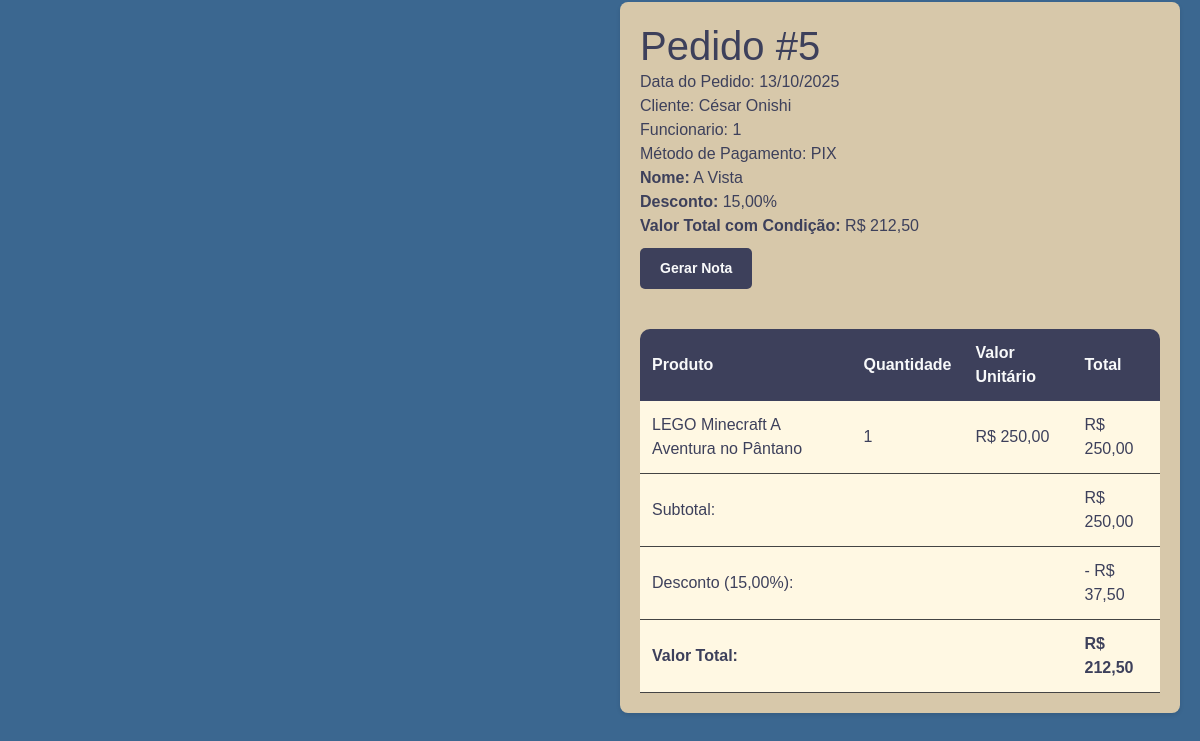
The page /tela/venda/meuspedidos/ (signed in, lower part) on the database as committed earlier.
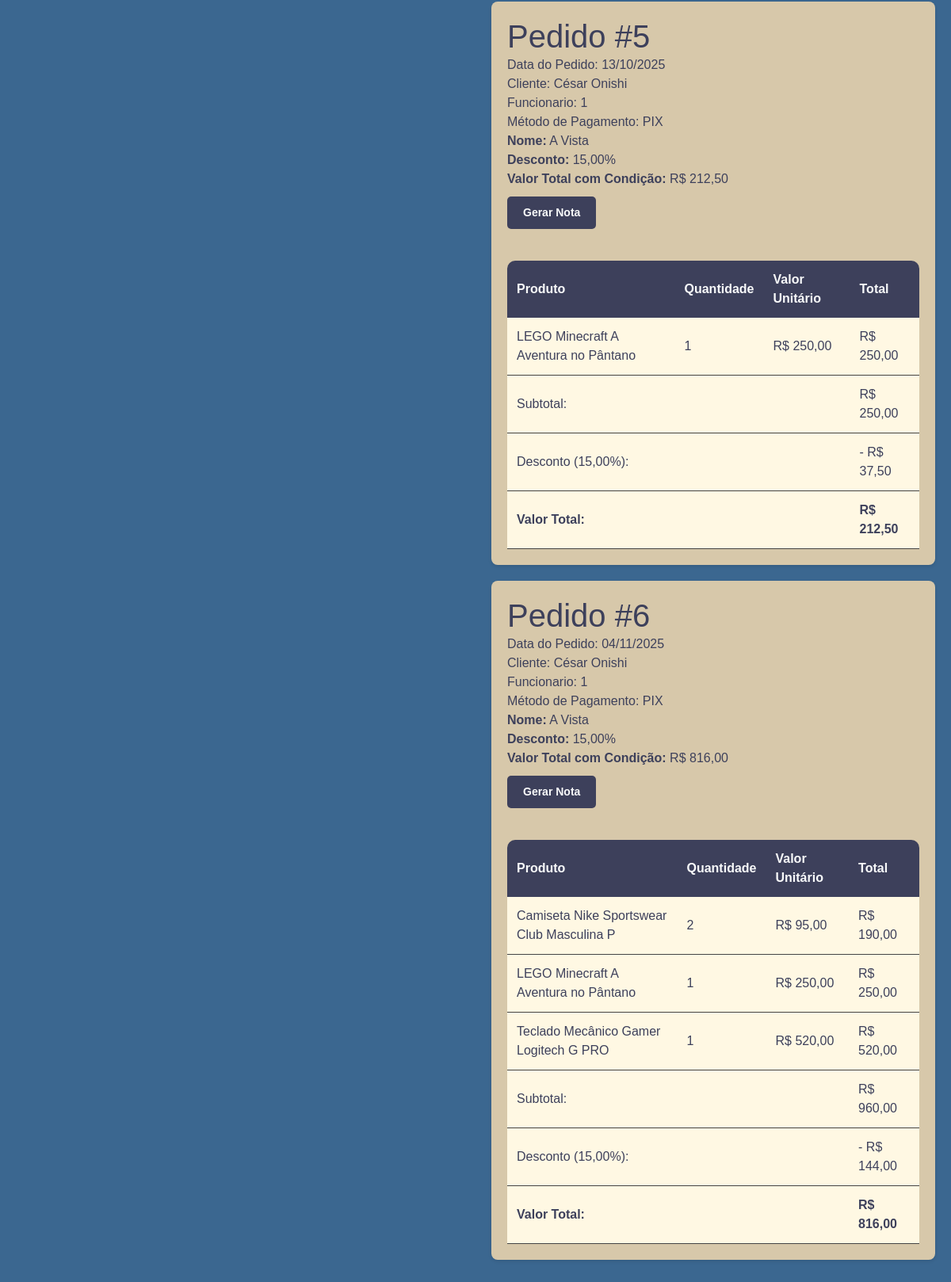
The same page on the database as committed later.
### cliente/models.py (models this page shows, shortened)
class Cliente(models.Model):
    nome = models.CharField(max_length=40)
    cidade = models.CharField(max_length=40)
    estado = models.CharField(max_length=40, null=True, blank=True)
    cpf = models.CharField(max_length=11, unique=True)
    email = models.EmailField(max_length=254, unique=True)
    telefone = models.CharField(max_length=15, blank=True, null=True)
    data_nascimento = models.DateField(blank=True, null=True)
    data_cadastro = models.DateTimeField(auto_now_add=True, blank=True, null=True)
    class Meta:
        db_table = 'cliente_cliente'
        ordering = ['nome']
        verbose_name = "Cliente"
        verbose_name_plural = "Clientes"

### estoque/models.py (models this page shows, shortened)
class Produto(models.Model):
    nome = models.CharField(max_length=40)
    estoque = models.IntegerField(default=0)
    descricao = models.CharField(max_length=255, null=True, blank=True)
    preco = models.DecimalField(max_digits=20, decimal_places=2)
    categoria = models.ForeignKey(Categoria, on_delete=models.SET_NULL, null=True, blank=True, related_name='produtos')
    class Meta:
        ordering = ['nome']
        verbose_name = 'produto'
        verbose_name_plural = 'produtos'

### venda/models.py (models this page shows, shortened)
class Pedido(models.Model):
    nr_pedido = models.IntegerField(null=True, blank=True)
    user_id = models.IntegerField(null=True, blank=True)
    cliente = models.ForeignKey(Cliente, on_delete=models.CASCADE, null=True, blank=True)
    produto = models.ForeignKey(Produto, on_delete=models.CASCADE, null=True, blank=True, db_column='produto_id')
    funcionario = models.ForeignKey(Funcionarios, on_delete=models.SET_NULL, null=True, blank=True)
    quantidade = models.IntegerField(null=True, blank=True)
    valor_unitario = models.DecimalField(max_digits=15, decimal_places=2, blank=True, null=True)
    valor_total = models.DecimalField(max_digits=15, decimal_places=2, blank=True, null=True)
    data_pedido = models.DateField(blank=True, null=True)
    metodo_pagamento = models.CharField(max_length=50, blank=True, null=True)
    parcelas = models.IntegerField(null=True, blank=True, default=1)
    condicao_pagamento = models.ForeignKey(
        'condicaoPagamento.CondicaoPagamento',
        on_delete=models.SET_NULL,
        null=True,
        blank=True
    )
    condicao_nome = models.CharField(max_length=100, blank=True, null=True)
    condicao_tipo = models.CharField(max_length=20, blank=True, null=True)
    condicao_parcelas = models.IntegerField(blank=True, null=True)
    condicao_juros = models.DecimalField(max_digits=5, decimal_places=2, blank=True, null=True)
    condicao_desconto = models.DecimalField(max_digits=5, decimal_places=2, blank=True, null=True)
    class Meta:
        db_table = 'venda_pedido'

### venda/views.py (the view)
# urls.py: path('meuspedidos/', views.meuspedidos, name='meuspedidos'),
@login_required(login_url="/login/")
def meuspedidos(request):
    user_id = request.user.id
    pedidos = Pedido.objects.filter(user_id=user_id)
    cliente_filtro = request.GET.get("cliente")
    data_inicio = request.GET.get("data_inicio")
    data_fim = request.GET.get("data_fim")
    ordem = request.GET.get("ordem", "antiga")
    numero_pedido = request.GET.get("numero_pedido")
    if cliente_filtro:
        pedidos = pedidos.filter(cliente__nome__iexact=cliente_filtro)
    if data_inicio:
        if data_fim:
            pedidos = pedidos.filter(data_pedido__range=[data_inicio, data_fim])
        else:
            pedidos = pedidos.filter(data_pedido__gte=data_inicio)
    if numero_pedido:
        pedidos = pedidos.filter(nr_pedido=numero_pedido)
    pedidos = pedidos.order_by("-nr_pedido" if ordem == "recente" else "nr_pedido")
    pedidos_dict = {}
    for p in pedidos:
        if p.nr_pedido not in pedidos_dict:
            pedidos_dict[p.nr_pedido] = {
                "id": p.id,
                "data_pedido": p.data_pedido,
                "cliente_nome": p.cliente.nome,
                "funcionario_nome": p.funcionario.nome,
                "metodo_pagamento": p.metodo_pagamento,
                "parcelas": p.parcelas,
                "subtotal": 0,
                "valor_total": 0,
                "valor_desconto": 0,
                "valor_juros": 0,
                "itens": [],
                "condicao_pagamento": {
                    "nome": p.condicao_nome,
                    "desconto": p.condicao_desconto,
                    "juros": p.condicao_juros,
                    "parcelas": p.condicao_parcelas,
                    "tipo_pagamento": p.condicao_tipo,
                },
                "parcelas_detalhadas": []
            }
        item_total = p.quantidade * p.valor_unitario
        pedidos_dict[p.nr_pedido]["itens"].append({
            "nome": p.produto.nome,
            "quantidade": p.quantidade,
            "valor_unitario": p.valor_unitario,
            "valor_total": item_total,
        })
        pedidos_dict[p.nr_pedido]["subtotal"] += item_total
    for nr_pedido, pedido in pedidos_dict.items():
        subtotal = pedido["subtotal"]
        condicao = pedido["condicao_pagamento"]
        desconto_perc = condicao.get("desconto", 0) or 0
        juros_perc = condicao.get("juros", 0) or 0
        valor_desconto = 0
        valor_juros = 0
        valor_final = subtotal
        if desconto_perc > 0:
            valor_desconto = subtotal * (desconto_perc / 100)
            valor_final -= valor_desconto
        elif juros_perc > 0:
            valor_juros = subtotal * (juros_perc / 100)
            valor_final += valor_juros
        pedido["valor_total"] = valor_final
        pedido["valor_desconto"] = valor_desconto
        pedido["valor_juros"] = valor_juros
        if pedido["parcelas"] > 1:
            if pedido["parcelas"] > 0:
                valor_parcela = pedido["valor_total"] / pedido["parcelas"]
            else:
                valor_parcela = 0
            vencimento_inicial = pedido["data_pedido"]
            for i in range(pedido["parcelas"]):
                data_venc = vencimento_inicial + timedelta(days=30 * (i + 1))
                pedido["parcelas_detalhadas"].append({
                    "numero_parcela": i + 1,
                    "valor_parcela": valor_parcela,
                    "data_vencimento": data_venc.strftime("%Y-%m-%d")
                })
    return render(request, "meuspedidos.html", {
        "pedidos_dict": pedidos_dict,
        "clientes": Cliente.objects.all(),
        "cliente_filtro": cliente_filtro,
        "data_inicio": data_inicio,
        "data_fim": data_fim,
        "ordem": ordem,
        "numero_pedido": numero_pedido,
    })

### venda/templatetags/custom_filters.py (called while the page is built)
@register.filter
def formatarPagamento(metodo):
    return METODOS_PAGAMENTO.get(metodo, "Método Desconhecido")

### venda/templates/meuspedidos.html (shortened to what this page needs)
{% extends "tela.html" %}
{% load static %}
{% load custom_filters %}
{% block 'head' %}
<link rel="stylesheet" href="{% static 'css/stylepedido.css' %}">
{% endblock %}
{% block 'dashboard' %}
<body>
    <div class="pedidos-container">
        {% if pedidos_dict|length == 0 %}
        <div class="no-pedidos-message">
            <p>Não foram encontrados pedidos com os critérios selecionados.</p>
        </div>
        {% else %}
        <div class="pedidos-list">
            {% for nr_pedido, pedido_info in pedidos_dict.items %}
            <div class="pedido-section">
                <div class="pedido-header">
                    <h1>Pedido #{{ nr_pedido }}</h1>
                    <p>Data do Pedido: {{ pedido_info.data_pedido|date:"d/m/Y" }}</p>
                    <p class="cliente-nome">Cliente: {{ pedido_info.cliente_nome }}</p>
                    <p>Funcionario: {{ pedido_info.funcionario_nome }}</p>
                    <p>Método de Pagamento: {{ pedido_info.metodo_pagamento|formatarPagamento }}</p>
                    {% if pedido_info.condicao_pagamento %}
                    <div class="condicao-info">
                        <p><strong>Nome:</strong> {{ pedido_info.condicao_pagamento.nome }}</p>
                        {% if pedido_info.condicao_pagamento.desconto > 0 %}
                            <p><strong>Desconto:</strong> {{ pedido_info.condicao_pagamento.desconto }}%</p>
                        {% endif %}
                        <p><strong>Valor Total com Condição:</strong> R$ {{ pedido_info.valor_total|floatformat:2 }}</p>
                    </div>
                    {% endif %}
                </div>
                <a href="{% url 'gerarpdf' pedido_info.id %}" class="pdf-button">Gerar Nota</a>
                <table class="table_nome">
                    <thead>
                        <tr>
                            <th>Produto</th>
                            <th>Quantidade</th>
                            <th>Valor Unitário</th>
                            <th>Total</th>
                        </tr>
                    </thead>
                    <tbody>
                        {% for item in pedido_info.itens %}
                        <tr>
                            <td>{{ item.nome }}</td>
                            <td>{{ item.quantidade }}</td>
                            <td>R$ {{ item.valor_unitario|floatformat:2 }}</td>
                            <td>R$ {{ item.valor_total|floatformat:2 }}</td>
                        </tr>
                        {% endfor %}
                        <tr class="subtotal-row">
                            <td colspan="3">Subtotal:</td>
                            <td>R$ {{ pedido_info.subtotal|floatformat:2 }}</td>
                        </tr>
                        {% if pedido_info.valor_desconto > 0 %}
                        <tr class="condicao-row">
                            <td colspan="3">Desconto ({{ pedido_info.condicao_pagamento.desconto }}%):</td>
                            <td>- R$ {{ pedido_info.valor_desconto|floatformat:2 }}</td>
                        </tr>
                        {% endif %}
                        <tr class="total-row">
                            <td colspan="3">Valor Total:</td>
                            <td>R$ {{ pedido_info.valor_total|floatformat:2 }}</td>
                        </tr>
                    </tbody>
                </table>
            </div>
            {% endfor %}
        </div>
        {% endif %}
    </div>
</body>
{% endblock %}

Rows that differ between the two databases and show on the page:
added Pedido: data_pedido "04/11/2025", metodo_pagamento "PIX", condicao_pagamento.nome "A Vista", condicao_pagamento.desconto "15,00", valor_unitario "95,00", condicao_pagamento.desconto "15,00"
now on this page (row edited): Produto: nome "Camiseta Nike Sportswear Club Masculina P"
added Pedido: valor_unitario "250,00"
now on this page (row edited): Produto: nome "Teclado Mecânico Gamer Logitech G PRO"
added Pedido: valor_unitario "520,00"
Other text that changed with them:
new list line: "Pedido # 6 Data do Pedido: Cliente: Funcionario: 1 Método de Pagamento: Nome: Desconto: % Valor Total com Condição: R$ 816,00 Gerar Nota Produto Quantidade Valor Unitário Total 2 R$ R$ 190,00 1 R$ R$ 250,00 1 R$ R$ 520,00 Subtotal: R$ 960,00 Desconto ( %): - R$ 144,00 Valor Total: R$ 816,00"
new list line: "César Onishi"
new list line: "LEGO Minecraft A Aventura no Pântano"
